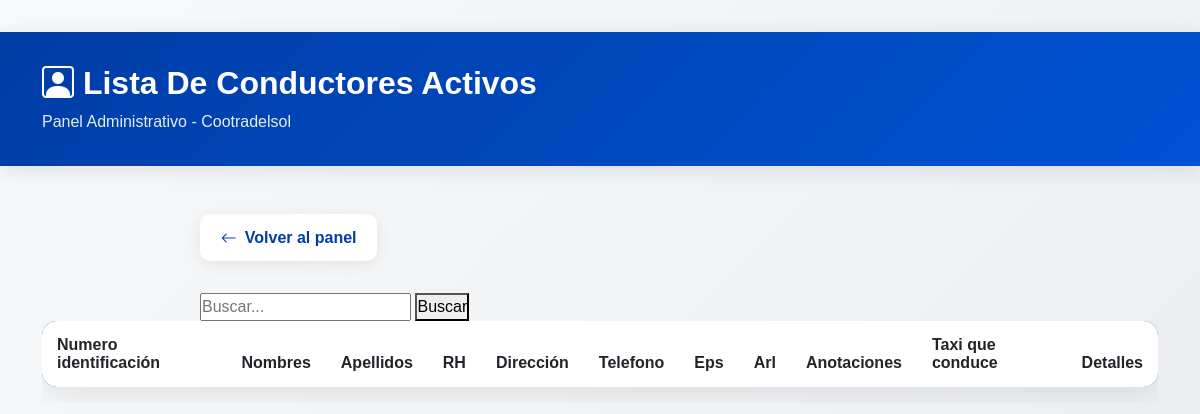
Before: /lista_conductores/ with the older database file.
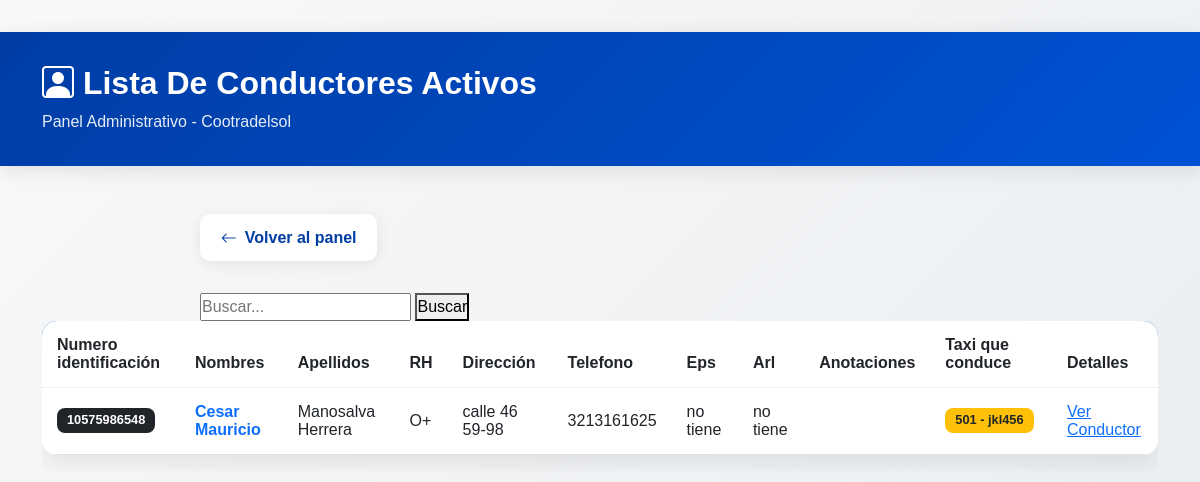
After: the same page with the newer database file.
### admin_cosol/models.py (models this page shows, shortened)
class Conductores(models.Model):
    nombres = models.CharField(max_length=150)
    apellidos = models.CharField(max_length=150)
    numero_identificacion = models.CharField(max_length=20)
    rh = models.CharField(max_length=3)
    direccion = models.CharField(max_length=200)
    telefono = models.CharField(max_length=10)
    eps = models.CharField(max_length=50)
    arl = models.CharField(max_length=50)
    anotaciones = models.TextField(blank=True, null=True)
    imagen = models.ImageField(upload_to='conductores/', blank=True, null=True)
    taxi = models.ForeignKey(Taxis, on_delete=models.CASCADE)

class Taxis (models.Model):
    numero_interno = models.IntegerField(max_length=3)
    placa = models.CharField(max_length=6)
    marca = models.CharField(max_length=20)
    modelo = models.IntegerField(max_length=4)
    radio = models.CharField(max_length=20)
    marca_radio = models.CharField(max_length=20)
    soat = models.DateField(blank=True, null=True)
    tecnomicanica = models.DateField(blank=True, null=True)
    def __str__(self):
        return f"{self.numero_interno} - {self.placa}"

### admin_cosol/views.py (the view)
# urls.py: path('lista_conductores/', views.lista_conductores, name='lista_conductores'),
def lista_conductores(request):
    conductores = Conductores.objects.all()
    return render(request, 'lista_conductores.html', {'conductores': conductores})

### admin_cosol/templates/lista_conductores.html (shortened to what this page needs)
<html lang="es">
<head>
        <link href="https://cdn.jsdelivr.net/npm/bootstrap@5.3.0/dist/css/bootstrap.min.css" rel="stylesheet">
        <link href="https://cdn.jsdelivr.net/npm/bootstrap-icons@1.10.5/font/bootstrap-icons.css" rel="stylesheet">
</head>
<body>
    <div class="page-header">
        <div class="container">
            <div class="d-flex justify-content-between align-items-center flex-wrap gap-3">
                <div>
                    <h1><i class="bi bi-person-square"></i> Lista De Conductores Activos</h1>
                    <p>Panel Administrativo - Cootradelsol</p>
                </div>
            </div>
        </div>
    </div>
    <div class="container">
        <div class="form-container">
            <a href="{% url 'login' %}" class="back-link">
                <i class="bi bi-arrow-left"></i>
                Volver al panel
            </a>
        <form method="GET">
    <input type="text" name="q" placeholder="Buscar..." value="{{ query }}">
    <button type="submit">Buscar</button>
</form>
    </div>
<div class="table-responsive">
    <table class="table table-hover align-middle custom-table">
        <thead>
            <tr>
                <th>Numero identificación</th>
                <th>Nombres</th>
                <th>Apellidos</th>
                <th>RH</th>
                <th>Dirección</th>
                <th>Telefono</th>
                <th>Eps</th>
                <th>Arl</th>
                <th>Anotaciones</th>
                <th>Taxi que conduce</th>
                <th>Detalles</th>
            </tr>
        </thead>
        <tbody>
            {% for conductor in conductores %}
            <tr>
                <td><span class="badge bg-dark">{{ conductor.numero_identificacion }}</span></td>
                <td class="fw-bold text-primary">{{ conductor.nombres }}</td>
                <td>{{ conductor.apellidos }}</td>
                <td>{{ conductor.rh }}</td>
                <td>
                    {{ conductor.direccion }}
                </td>
                <td>{{ conductor.telefono }}</td>
                <td>{{ conductor.eps }}</td>
                <td>{{ conductor.arl }}</td>
                <td>{{ conductor.anotaciones }}</td>
                <td>
                    <span class="badge bg-warning text-dark">{{ conductor.taxi }}</span>
                </td>
                <td><a href="{% url 'detalle_conductor' conductor.id %}">Ver Conductor</a></td>
            </tr>
            {% endfor %}
        </tbody>
    </table>
</div>
</body>
</html>

Changed rows visible on the page:
added Conductores: numero_identificacion "10575986548", nombres "Cesar Mauricio", apellidos "Manosalva Herrera", rh "O+", direccion "calle 46 59-98", telefono "3213161625", eps "no tiene", arl "no tiene", taxi "501 - jkl456"
